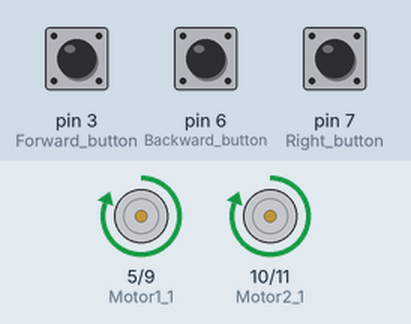
Recording of a sketch running on a simulated Arduino Uno, built with avr-gcc and run on an emulated ATmega328P. On the bench: motor-driver pin pairs drawn as motors (green arrow = first pin HIGH = forward, orange = second pin HIGH = backward, longer = more drive). The inputs (shaded band) are chosen by the test bench; at power-on: pin 3 (Forward_button) HIGH, pin 6 (Backward_button) HIGH, pin 7 (Right_button) HIGH.

Above: at 1.2 s.
1.3 s: pin 3 (Forward_button) pulled LOW for 0.15 s
At 1.9 s:
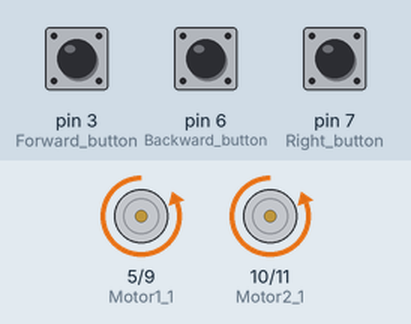
2.9 s: pin 6 (Backward_button) pulled LOW for 0.15 s
At 4.3 s:
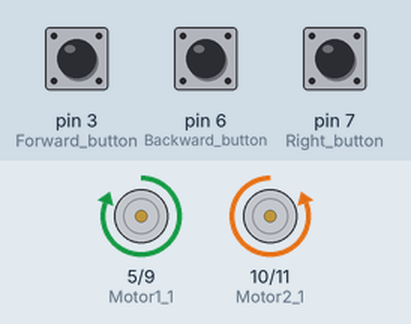
Timing chart, 0 to 5.9 s (numbered marks = the images above; inputs shaded):
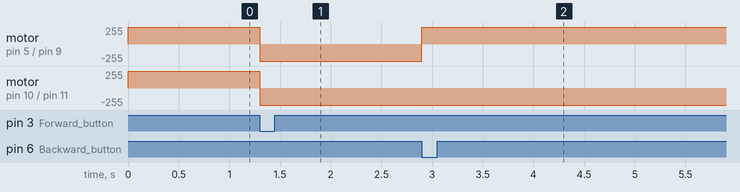

Measured:
- after the input at 1.3 s, motor on pin 5 (Motor1_1) / pin 9 (Motor1_2), motor on pin 10 (Motor2_1) / pin 11 (Motor2_2): forward 255/255 → backward 255/255 at once
- after the input at 2.9 s, motor on pin 5 (Motor1_1) / pin 9 (Motor1_2): backward 255/255 → forward 255/255 at once

The sketch:

CarController.ino
```cpp
#define Motor1_1 5
#define Motor1_2 9
#define Motor2_1 10
#define Motor2_2 11
#define Forward_button 3
#define Backward_button 6
#define Right_button 7
#define Left_button 2


void setup()
{
  pinMode(Motor1_1, OUTPUT);
  pinMode(Motor1_2, OUTPUT);
  pinMode(Motor2_1, OUTPUT);
  pinMode(Motor2_2, OUTPUT);
  pinMode(Forward_button, INPUT_PULLUP);
  pinMode(Backward_button, INPUT_PULLUP);
  pinMode(Right_button, INPUT_PULLUP);
  pinMode(Left_button, INPUT_PULLUP);
}

void loop()
{
  while(digitalRead(Forward_button))
  {
     moveForward();
  }
  while(digitalRead(Backward_button))
  {
     moveBackward();
  }
  while(digitalRead(Right_button))
  {
     moveRight();
  }
  while(digitalRead(Left_button))
  {
     moveLeft();
  }
     digitalWrite(Motor1_1,LOW);
     digitalWrite(Motor1_2,LOW);
     digitalWrite(Motor2_1,LOW);
     digitalWrite(Motor2_2,LOW);
}

void moveForward()
{
     digitalWrite(Motor1_1,HIGH);
     digitalWrite(Motor1_2,LOW);
     digitalWrite(Motor2_1,HIGH);
     digitalWrite(Motor2_2,LOW);
}
void moveBackward()
{
     digitalWrite(Motor1_1,LOW);
     digitalWrite(Motor1_2,HIGH);
     digitalWrite(Motor2_1,LOW);
     digitalWrite(Motor2_2,HIGH);
}
void moveRight()
{
     digitalWrite(Motor1_1,HIGH);
     digitalWrite(Motor1_2,LOW);
     digitalWrite(Motor2_1,LOW);
     digitalWrite(Motor2_2,HIGH);
}
void moveLeft()
{
     digitalWrite(Motor1_1,LOW);
     digitalWrite(Motor1_2,HIGH);
     digitalWrite(Motor2_1,HIGH);
     digitalWrite(Motor2_2,LOW);
}
```

CarControllerPART3.ino
```cpp

```
